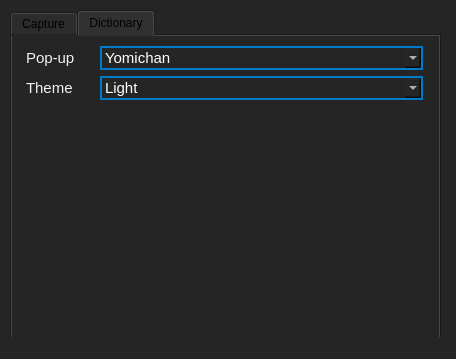
<?xml version="1.0" encoding="UTF-8"?>
<ui version="4.0">
 <class>MainWindow</class>
 <widget class="QMainWindow" name="MainWindow">
  <property name="geometry">
   <rect>
    <x>0</x>
    <y>0</y>
    <width>456</width>
    <height>359</height>
   </rect>
  </property>
  <property name="font">
   <font>
    <family>Segoe UI</family>
    <pointsize>12</pointsize>
   </font>
  </property>
  <property name="windowTitle">
   <string>Game2Text</string>
  </property>
  <property name="styleSheet">
   <string notr="true">background:#FF252526;</string>
  </property>
  <widget class="QWidget" name="centralwidget">
   <widget class="QTabWidget" name="tabWidget">
    <property name="geometry">
     <rect>
      <x>10</x>
      <y>10</y>
      <width>431</width>
      <height>331</height>
     </rect>
    </property>
    <property name="currentIndex">
     <number>1</number>
    </property>
    <widget class="QWidget" name="tab">
     <attribute name="title">
      <string>Capture</string>
     </attribute>
     <widget class="QWidget" name="formLayoutWidget">
      <property name="geometry">
       <rect>
        <x>10</x>
        <y>10</y>
        <width>401</width>
        <height>91</height>
       </rect>
      </property>
      <layout class="QFormLayout" name="formLayout">
       <item row="0" column="0">
        <widget class="QRadioButton" name="radioButton">
         <property name="font">
          <font>
           <family>Segoe UI</family>
           <pointsize>11</pointsize>
          </font>
         </property>
         <property name="styleSheet">
          <string notr="true">color: #FFF1F1F1;
padding-right: 15px;</string>
         </property>
         <property name="text">
          <string>Window</string>
         </property>
         <property name="checked">
          <bool>true</bool>
         </property>
        </widget>
       </item>
       <item row="0" column="1">
        <widget class="QComboBox" name="comboBox">
         <property name="font">
          <font>
           <family>Segoe UI</family>
           <pointsize>11</pointsize>
          </font>
         </property>
         <property name="styleSheet">
          <string notr="true">QComboBox QAbstractItemView {
  border: 1px solid grey;
  background: rgb(40, 42, 54);
  selection-background-color: rgb(40, 42, 54);
}
QComboBox {
  border: 2px solid #007ACC;
  baclground: #3F3F46;
  color: #FFFFFF;
}</string>
         </property>
         <item>
          <property name="text">
           <string>cmd.exe</string>
          </property>
         </item>
        </widget>
       </item>
       <item row="1" column="0">
        <widget class="QRadioButton" name="radioButton_2">
         <property name="font">
          <font>
           <family>Segoe UI</family>
           <pointsize>11</pointsize>
          </font>
         </property>
         <property name="styleSheet">
          <string notr="true">color: rgb(248, 248, 242)</string>
         </property>
         <property name="text">
          <string>Region</string>
         </property>
        </widget>
       </item>
       <item row="1" column="1">
        <widget class="QPushButton" name="pushButton">
         <property name="enabled">
          <bool>false</bool>
         </property>
         <property name="font">
          <font>
           <family>Segoe UI</family>
           <pointsize>11</pointsize>
          </font>
         </property>
         <property name="styleSheet">
          <string notr="true">QPushButton {
background-color: #3F3F46;
color: #F1F1F1;
}
QPushButton:disabled {
color: #FF656565;
}</string>
         </property>
         <property name="text">
          <string>Select</string>
         </property>
        </widget>
       </item>
      </layout>
     </widget>
     <widget class="QTextBrowser" name="textBrowser">
      <property name="geometry">
       <rect>
        <x>10</x>
        <y>110</y>
        <width>401</width>
        <height>151</height>
       </rect>
      </property>
      <property name="font">
       <font>
        <family>Segoe UI</family>
        <pointsize>10</pointsize>
       </font>
      </property>
      <property name="styleSheet">
       <string notr="true">QTextBrowser {
    color: #44475a;
}
QScrollBar:vertical {
     border: 2px solid grey;
     background:#ff79c6;
     color: #f8f8f2;
     width: 18px;
     margin: 22px 0 22px 0;
 }
 QScrollBar::handle:vertical {
     background: white;
     min-height: 20px;
 }
 QScrollBar::add-line:vertical {
     border: 2px solid grey;
     background: #ff79c6;
     height: 20px;
     subcontrol-position: bottom;
     subcontrol-origin: margin;
 }</string>
      </property>
      <property name="html">
       <string>&lt;!DOCTYPE HTML PUBLIC &quot;-//W3C//DTD HTML 4.0//EN&quot; &quot;http://www.w3.org/TR/REC-html40/strict.dtd&quot;&gt;
&lt;html&gt;&lt;head&gt;&lt;meta name=&quot;qrichtext&quot; content=&quot;1&quot; /&gt;&lt;style type=&quot;text/css&quot;&gt;
p, li { white-space: pre-wrap; }
&lt;/style&gt;&lt;/head&gt;&lt;body style=&quot; font-family:'Segoe UI'; font-size:10pt; font-weight:400; font-style:normal;&quot;&gt;
&lt;p style=&quot;-qt-paragraph-type:empty; margin-top:0px; margin-bottom:0px; margin-left:0px; margin-right:0px; -qt-block-indent:0; text-indent:0px;&quot;&gt;&lt;br /&gt;&lt;/p&gt;&lt;/body&gt;&lt;/html&gt;</string>
      </property>
     </widget>
    </widget>
    <widget class="QWidget" name="tab_2">
     <attribute name="title">
      <string>Dictionary</string>
     </attribute>
     <widget class="QWidget" name="formLayoutWidget_2">
      <property name="geometry">
       <rect>
        <x>10</x>
        <y>10</y>
        <width>401</width>
        <height>91</height>
       </rect>
      </property>
      <layout class="QFormLayout" name="formLayout_2">
       <item row="0" column="1">
        <widget class="QComboBox" name="comboBox_2">
         <property name="font">
          <font>
           <family>Segoe UI</family>
           <pointsize>11</pointsize>
          </font>
         </property>
         <property name="styleSheet">
          <string notr="true">QComboBox QAbstractItemView {
  border: 1px solid grey;
  background: rgb(40, 42, 54);
  selection-background-color: rgb(40, 42, 54);
}
QComboBox {
  border: 2px solid #007ACC;
  baclground: #3F3F46;
  color: #FFFFFF;
}</string>
         </property>
         <item>
          <property name="text">
           <string>Yomichan</string>
          </property>
         </item>
         <item>
          <property name="text">
           <string>Rikaisama</string>
          </property>
         </item>
        </widget>
       </item>
       <item row="0" column="0">
        <widget class="QLabel" name="label">
         <property name="font">
          <font>
           <family>Segoe UI</family>
           <pointsize>11</pointsize>
          </font>
         </property>
         <property name="styleSheet">
          <string notr="true">color: #FFF1F1F1;
padding-right: 15px;</string>
         </property>
         <property name="text">
          <string>Pop-up</string>
         </property>
        </widget>
       </item>
       <item row="1" column="0">
        <widget class="QLabel" name="label_2">
         <property name="font">
          <font>
           <family>Segoe UI</family>
           <pointsize>11</pointsize>
          </font>
         </property>
         <property name="styleSheet">
          <string notr="true">color: #FFF1F1F1;
padding-right: 15px;</string>
         </property>
         <property name="text">
          <string>Theme</string>
         </property>
        </widget>
       </item>
       <item row="1" column="1">
        <widget class="QComboBox" name="comboBox_3">
         <property name="font">
          <font>
           <family>Segoe UI</family>
           <pointsize>11</pointsize>
          </font>
         </property>
         <property name="styleSheet">
          <string notr="true">QComboBox QAbstractItemView {
  border: 1px solid grey;
  background: rgb(40, 42, 54);
  selection-background-color: rgb(40, 42, 54);
}
QComboBox {
  border: 2px solid #007ACC;
  baclground: #3F3F46;
  color: #FFFFFF;
}</string>
         </property>
         <item>
          <property name="text">
           <string>Light</string>
          </property>
         </item>
         <item>
          <property name="text">
           <string>Dark</string>
          </property>
         </item>
        </widget>
       </item>
      </layout>
     </widget>
    </widget>
   </widget>
  </widget>
  <widget class="QStatusBar" name="statusbar"/>
  <action name="actionAppearance">
   <property name="text">
    <string>Appearance</string>
   </property>
  </action>
  <action name="actionAnki">
   <property name="text">
    <string>Anki</string>
   </property>
  </action>
 </widget>
 <resources/>
 <connections/>
</ui>
